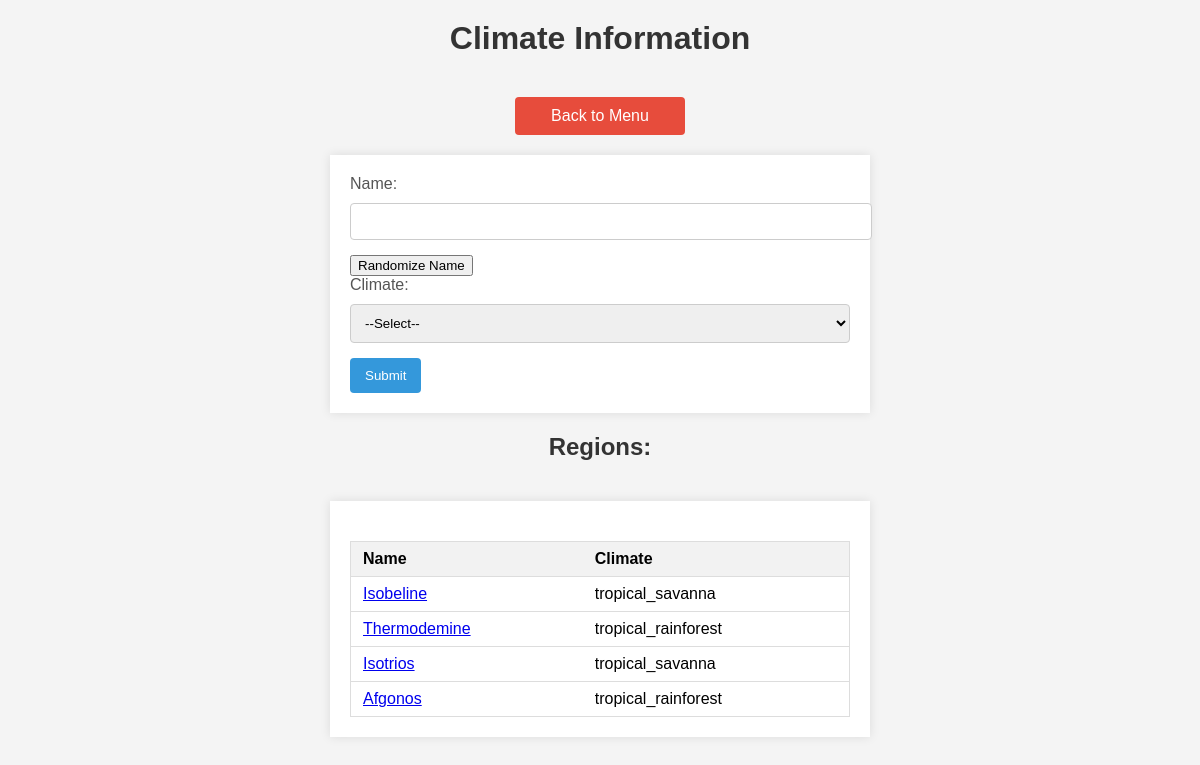
The page /add_region on the database its author committed.
### tables this page shows
CREATE TABLE regions (
                id INTEGER PRIMARY KEY AUTOINCREMENT,
                name TEXT NOT NULL,
                climate TEXT NOT NULL
            );

### app.py (the view, shortened to what this page needs)
@app.route('/add_region', methods=['GET', 'POST'])
def add_region():
    regions = db_handler.execute_sql_query("SELECT name, climate FROM regions")
    return render_template('add_region.html', regions= regions)

### database_handler.py (called while the page is built)
    def execute_sql_query(self, sql_query: str, params: Tuple[Any] = ()) -> List[Tuple[Any]]:
        conn = sqlite3.connect(self.db_name)
        cursor = conn.cursor()
        try:
            cursor.execute(sql_query, params)
            output = cursor.fetchall()
        except sqlite3.Error as e:
            print(f"Database error: {e}")
            output = None
        conn.close()
        return output

### templates/add_region.html (shortened to what this page needs)
<!DOCTYPE html>
<html lang="en">
<head>
</head>
<body>
    <h1>Climate Information</h1>
    <a href="/" class="back-btn">Back to Menu</a>
    <form action="/add_region" method="post">
        <label for="name">Name:</label>
        <input type="text" id="name" name="name" required>
        <button type="button" id="randomizeName">Randomize Name</button>
        <br>
        <label for="climate">Climate:</label>
        <select id="climate" name="climate" required>
            <option value="">--Select--</option>
        </select>
        <br>
        <input type="submit" value="Submit">
    </form>
    <h2>Regions:</h2>
    <div class="results">
        <table>
            <thead>
                <tr>
                    <th>Name</th>
                    <th>Climate</th>
                </tr>
            </thead>
            <tbody>
                {% for region in regions %}
                <tr>
                    <td><a href="/region/{{region[0]}}">{{ region[0] }}</a></td>
                    <td>{{ region[1] }}</td>
                </tr>
                {% endfor %}
            </tbody>
        </table>
    </div>
</body>
</html>

### rows shown on the page
regions: name "Isobeline", climate "tropical_savanna"
regions: name "Thermodemine", climate "tropical_rainforest"
regions: name "Isotrios", climate "tropical_savanna"
regions: name "Afgonos", climate "tropical_rainforest"
